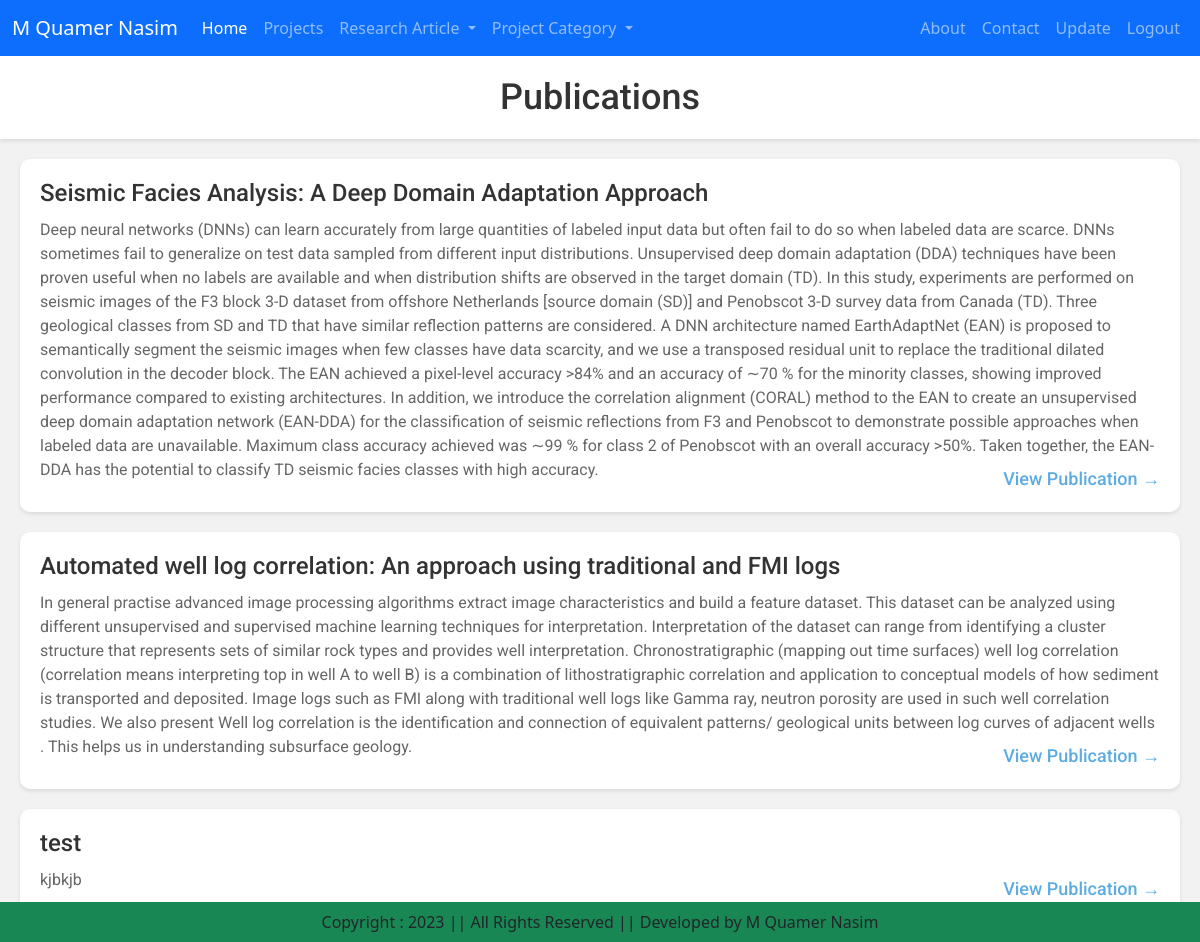
/publications_info/ (signed in), run on the app's committed database.
### apps/client_facing/models.py (models this page shows)
class Research(models.Model):
    title = models.CharField(max_length=200)
    abstract = models.TextField()
    article_type = models.CharField(choices=ARTICLE_TYPE_CHOICES, max_length=100)
    author_names = models.CharField(max_length=200, default="")
    image = models.ImageField(upload_to='research/', blank=True)
    link = models.URLField(blank=True)

### apps/user_facing/views.py (the view)
# urls.py: path('publications_info/', views.ResearchInfoView.as_view(), name='publications_info'),
class ResearchInfoView(View):
    def get(self, request):
        if request.path=="/publications_info/":
            researches = Research.objects.filter(article_type='Publications')
            return render(request, 'user_facing/publications.html', {'researches': researches})
        elif request.path=="/conferences_info/":
            researches = Research.objects.filter(article_type='Conferences')
            return render(request, 'user_facing/conferences.html', {'researches': researches})
        elif request.path=="/preprints_info/":
            researches = Research.objects.filter(article_type='PrePrints')
            return render(request, 'user_facing/preprints.html', {'researches': researches})
        else:
            return redirect('/')

### templates/user_facing/publications.html (shortened to what this page needs)
{% extends 'base.html' %}
{% load static %}
{% block main-content %}
  <div class="proj">
    <header>
      <h1>Publications</h1>
    </header>
    {% if researches %}
      <ul>
        {% for publication in researches %}
          <li>
            <h2>{{ publication.title }}</h2>
            <p>{{ publication.abstract|linebreaks }}</p>
            <a href="#">View Publication &rarr;</a>
          </li>
        {% endfor %}
      </ul>
    {% else %}
      <p>No publications found.</p>
    {% endif %}
  </div>
{% endblock main-content %}

### static/css/style.css (style rules this page uses)
.proj { font-family: 'Roboto', sans-serif; font-size: 16px; color: #333; background-color: #f2f2f2; margin: 0; padding: 0; }
.proj header { background-color: #fff; box-shadow: 0 2px 4px rgba(0, 0, 0, 0.1); padding: 20px; text-align: center; }
.proj h1 { font-size: 36px; margin: 0; color: #333; }
.proj ul { list-style: none; margin: 0; padding: 0; }
.proj li { background-color: #fff; box-shadow: 0 2px 4px rgba(0, 0, 0, 0.1); margin: 20px; padding: 20px; border-radius: 10px; transition: all 0.3s ease; position: relative; }
.proj h2 { font-size: 24px; margin: 0 0 10px 0; color: #333; }
.proj p { margin: 0 0 10px 0; color: #666; }
.proj a { color: #3498db; text-decoration: none; position: absolute; bottom: 20px; right: 20px; font-size: 18px; font-weight: 500; transition: all 0.3s ease; opacity: 0.8; }

### data on the page
Research: title "Seismic Facies Analysis: A Deep Domain Adaptation Approach", abstract "Deep neural networks (DNNs) can learn accurately from large quantities of labeled input data but often fail to do so when labeled data are scarce. DNNs sometimes fail to generalize on test data sampled from different input distributions. Unsupervised deep domain adaptation (DDA) techniques have been proven useful when no labels are available and when distribution shifts are observed in the target domain (TD). In this study, experiments are performed on seismic images of the F3 block 3-D dataset from offshore Netherlands [source domain (SD)] and Penobscot 3-D survey data from Canada (TD). Three geological classes from SD and TD that have similar reflection patterns are considered. A DNN…"
Research: title "Automated well log correlation: An approach using traditional and FMI logs", abstract "In general practise advanced image processing algorithms extract image characteristics and build a feature dataset. This dataset can be analyzed using different unsupervised and supervised machine learning techniques for interpretation. Interpretation of the dataset can range from identifying a cluster structure that represents sets of similar rock types and provides well interpretation. Chronostratigraphic (mapping out time surfaces) well log correlation (correlation means interpreting top in well A to well B) is a combination of lithostratigraphic correlation and application to conceptual models of how sediment is transported and deposited. Image logs such as FMI along with traditional…"
Research: title "test", abstract "kjbkjb"
